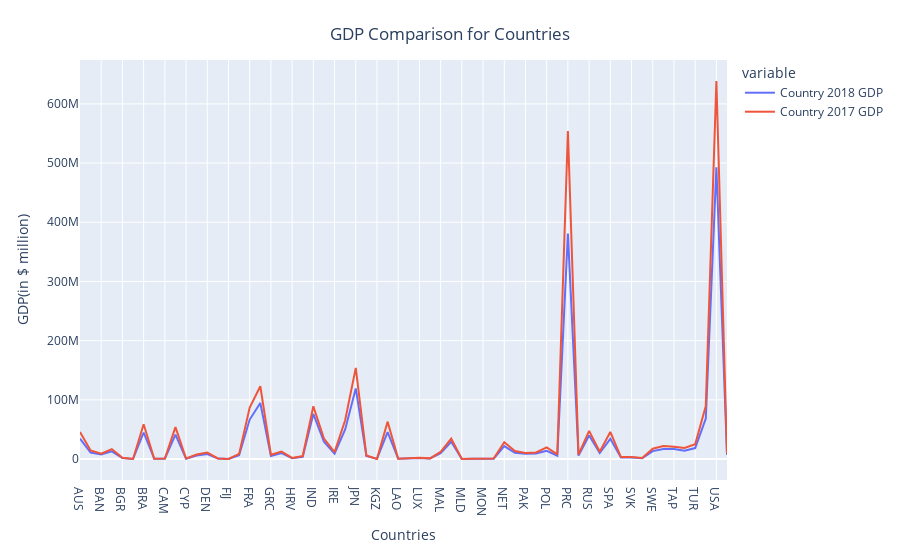

Notebook code cell kept with this figure:
### Code cell
fig = px.line(new_df[["Country 2018 GDP","Country 2017 GDP"]])
fig.update_layout(
    title="GDP Comparison for Countries",
    title_x=0.5,
    title_y=0.95
)
fig.update_xaxes(title_text="Countries")
fig.update_yaxes(title_text="GDP(in $ million)")
fig.show()

### Figure 1 — Plotly figure (JSON) as saved in the notebook; plotly's stock layout.template omitted (floating-point values rounded to 4 significant figures)
{"data": [{"hovertemplate": "variable=Country 2018 GDP<br>ADB Country Code=%{x}<br>value=%{y}<extra></extra>", "legendgroup": "Country 2018 GDP", "line": {"color": "#636efa", "dash": "solid"}, "marker": {"symbol": "circle"}, "mode": "lines", "name": "Country 2018 GDP", "orientation": "v", "showlegend": true, "type": "scatter", "x": ["AUS", "AUT", "BAN", "BEL", "BGR", "BHU", "BRA", "BRU", "CAM", "CAN", "CYP", "CZE", "DEN", "EST", "FIJ", "FIN", "FRA", "GER", "GRC", "HKG", "HRV", "HUN", "IND", "INO", "IRE", "ITA", "JPN", "KAZ", "KGZ", "KOR", "LAO", "LTU", "LUX", "LVA", "MAL", "MEX", "MLD", "MLT", "MON", "NEP", "NET", "NOR", "PAK", "PHI", "POL", "POR", "PRC", "ROM", "RUS", "SIN", "SPA", "SRI", "SVK", "SVN", "SWE", "SWI", "TAP", "THA", "TUR", "UKG", "USA", "VIE"], "xaxis": "x", "y": [34410000.0, 10930000.0, 7673000.0, 13030000.0, 1563000.0, 70980.0, 44850000.0, 379900.0, 687200.0, 41120000.0, 599100.0, 5885000.0, 8536000.0, 737600.0, 155000.0, 6642000.0, 66660000.0, 94740000.0, 5233000.0, 10160000.0, 1463000.0, 3789000.0, 76120000.0, 29180000.0, 9180000.0, 50010000.0, 119300000.0, 5022000.0, 226600.0, 45340000.0, 502700.0, 1282000.0, 1701000.0, 825800.0, 10040000.0, 29300000.0, 127900.0, 349300.0, 365900.0, 697000.0, 21930000.0, 10420000.0, 8808000.0, 9265000.0, 14060000.0, 5776000.0, 381000000.0, 5749000.0, 39780000.0, 10200000.0, 34060000.0, 2489000.0, 2542000.0, 1296000.0, 13350000.0, 16920000.0, 17029208, 14140000.0, 18510000.0, 68530000.0, 493100000.0, 6866000.0], "yaxis": "y"}, {"hovertemplate": "variable=Country 2017 GDP<br>ADB Country Code=%{x}<br>value=%{y}<extra></extra>", "legendgroup": "Country 2017 GDP", "line": {"color": "#EF553B", "dash": "solid"}, "marker": {"symbol": "circle"}, "mode": "lines", "name": "Country 2017 GDP", "orientation": "v", "showlegend": true, "type": "scatter", "x": ["AUS", "AUT", "BAN", "BEL", "BGR", "BHU", "BRA", "BRU", "CAM", "CAN", "CYP", "CZE", "DEN", "EST", "FIJ", "FIN", "FRA", "GER", "GRC", "HKG", "HRV", "HUN", "IND", "INO", "IRE", "ITA", "JPN", "KAZ", "KGZ", "KOR", "LAO", "LTU", "LUX", "LVA", "MAL", "MEX", "MLD", "MLT", "MON", "NEP", "NET", "NOR", "PAK", "PHI", "POL", "POR", "PRC", "ROM", "RUS", "SIN", "SPA", "SRI", "SVK", "SVN", "SWE", "SWI", "TAP", "THA", "TUR", "UKG", "USA", "VIE"], "xaxis": "x", "y": [45640000.0, 14440000.0, 8926000.0, 16890000.0, 2129000.0, 83270.0, 58780000.0, 449700.0, 993300.0, 53840000.0, 871700.0, 7733000.0, 11000000.0, 971600.0, 228300.0, 8717000.0, 87070000.0, 123000000.0, 7219000.0, 12490000.0, 1979000.0, 5071000.0, 89100000.0, 34640000.0, 11870000.0, 65600000.0, 154000000.0, 6081000.0, 280900.0, 63180000.0, 608200.0, 1679000.0, 2214000.0, 1134000.0, 12070000.0, 34410000.0, 192800.0, 473600.0, 454000.0, 806300.0, 28550000.0, 13500000.0, 10380000.0, 11200000.0, 19560000.0, 7755000.0, 554000000.0, 7421000.0, 47520000.0, 12260000.0, 45710000.0, 3253000.0, 3323000.0, 1698000.0, 17410000.0, 22050000.0, 20880000.0, 18640000.0, 25120000.0, 89640000.0, 638600000.0, 8455000.0], "yaxis": "y"}], "layout": {"legend": {"title": {"text": "variable"}, "tracegroupgap": 0}, "margin": {"t": 60}, "title": {"text": "GDP Comparison for Countries", "x": 0.5, "y": 0.95}, "xaxis": {"anchor": "y", "domain": [0, 1], "title": {"text": "Countries"}}, "yaxis": {"anchor": "x", "domain": [0, 1], "title": {"text": "GDP(in $ million)"}}}}
